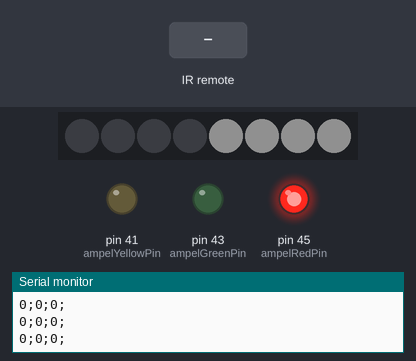
The sketch below on a simulated Arduino Mega 2560, built with avr-gcc and run on an emulated ATmega2560. Parts: 8 RGB LEDs in strip order, left to right, output pins drawn as LEDs (lit = HIGH), the last lines printed to the serial monitor. Inputs (shaded band) come from the test bench. Dim RGB values are drawn brighter than linear.

Above: at 0.13 s.
1.3 s: infrared code 0x45 received
At 2.4 s:
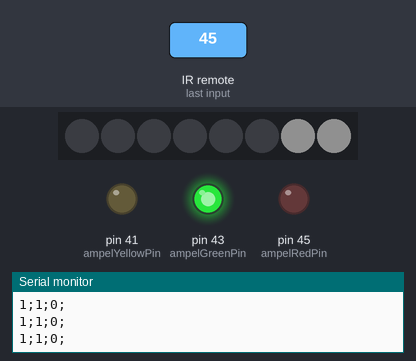
3.0 s: infrared code 0x09 received
At 3.7 s:
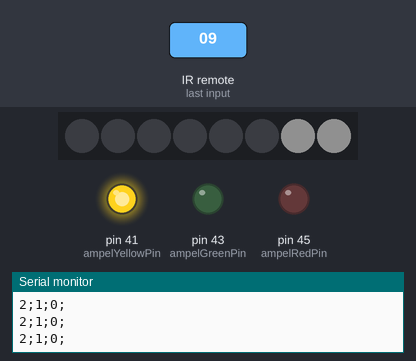
4.5 s: infrared code 0x15 received
At 5.2 s:
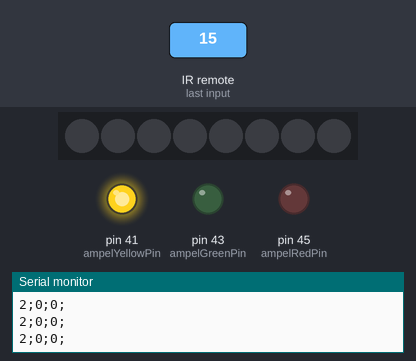
6.1 s: infrared code 0x47 received
At 7.4 s:
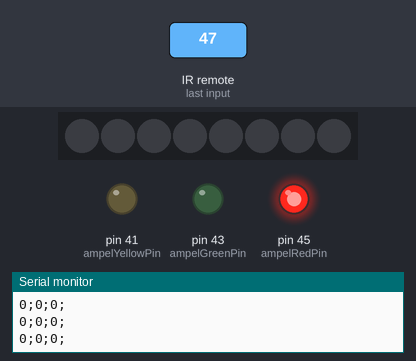
Timing chart, 0 to 9.1 s (numbered marks = the images above; inputs shaded):
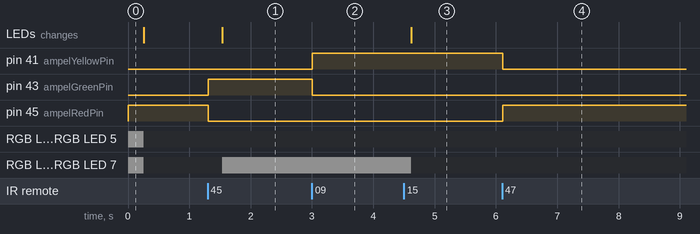

The sketch:

Arduino1.ino
```cpp
/*
 * Steuerung des Bedien-Arduinos.
 * Liest die Fernbedienung aus und zeigt den Status
 * über LEDs und den LED-Ring an.
 */

//*****************Ampelanzeige**********************//
#include "AmpelDisplay.h"                // Anzeige über drei LEDs
const int ampelRedPin = 45;               // Pin für Rot
const int ampelYellowPin = 41;            // Pin für Gelb
const int ampelGreenPin = 43;             // Pin für Grün

AmpelDisplay ampelDisplay(ampelRedPin, ampelYellowPin, ampelGreenPin); // Objekt anlegen

//*****************Fernbedinung**********************//
#include "Remote.h"                      // Infrarot-Fernbedienung
const int remotePIN = 13;                 // Pin für den IR-Empfänger

Remote remote(remotePIN);                 // Fernbedienungsobjekt

//*******************Ledstrip************************//
#include "Ledstrip.h"                    // RGB-LED-Strip
const int stripPin = 12;                  // Anschluss-Pin
const int stripLedNumber = 8;             // Anzahl LEDs
const int numberOfLevels = 4;             // Helligkeitsstufen

Ledstrip ledStrip(stripPin, stripLedNumber, numberOfLevels); // Strip-Objekt


//******************Andere*******************//
#include "Messager.h"                    // Serielle Kommunikation
Modus currentModus;                       // aktueller Betriebsmodus
Modus lastModus;                          // zuletzt gemeldeter Modus

void setup() {
  Serial.begin(9600);                     // USB‑Serielle Schnittstelle
  Serial2.begin(9600);                    // Verbindung zum zweiten Arduino

  ampelDisplay.begin();                   // Pins der Ampel konfigurieren
  remote.start();                         // IR-Empfänger starten

  ampelDisplay.Off();                     // Startzustand: aus

  ledStrip.begin();                       // LED-Strip initialisieren
  ledStrip.Level(2, 0);                   // Anfangshelligkeit setzen

}

uint8_t stufe = 0;                        // aktuelle Lüfterstufe
int lastStufe;                             // zuletzt gesendete Stufe
uint8_t pos = 0;                           // Position des oberen Motors

void loop() {
  Button b = remote.awaitInput(250);       // Eingabe von der Fernbedienung

  //if(b == A) Serial.println("A");
  //if(b == B) Serial.println("B");
  //if(b == C) Serial.println("C");
  //if(b == NONE) Serial.println("NONE");
  //if(b == UP) Serial.println("UP");
  //if(b == DOWN) Serial.println("DOWN");
  //if(b == LEFT) Serial.println("LEFT");
  //if(b == RIGHT) Serial.println("RIGHT");

  if(b == A) {                             // Taste A -> Automatik
    ampelDisplay.Automatic();              // grüne LED
    stufe = 1;                             // Mindeststufe
    currentModus = ON;                     // Modus setzen
  } else if(b == B) {
    ampelDisplay.Off();                    // rote LED
    stufe = 0;                             // alles aus
    currentModus = OFF;                    // Modus aus
  } else if(b == C) {
    ampelDisplay.Manual();                 // gelbe LED
    currentModus = MANUAL;                 // manueller Modus
  } else if(b == UP) {
    ++stufe;                               // Stufe erhöhen
    if(stufe >= 4) stufe = 4;              // Maximalwert begrenzen
  } else if(b == DOWN) {
    --stufe;                               // Stufe verringern
    if(stufe > 4) stufe = 0;               // Untergrenze prüfen
  } else if(b == RIGHT) {
    ++pos;                                 // Position nach rechts
    if(pos >= 36) pos = 36;                // Begrenzung
    Messager.send(currentModus, stufe, pos); // neue Position senden
  } else if(b == LEFT) {
    --pos;                                 // Position nach links
    if(pos  > 36) pos = 0;                 // Begrenzung
    Messager.send(currentModus, stufe, pos); // Position senden
  }

  // nur senden wenn sich etwas geändert hat
  if(stufe != lastStufe || currentModus != lastModus) {
    lastStufe  = stufe;                    // neue Werte merken
    lastModus  = currentModus;

    Messager.send(currentModus, stufe, pos); // Paket übertragen
  }
  ledStrip.Level(stufe, 250);             // Anzeige aktualisieren
  Serial.print(currentModus);              // Debug-Ausgabe
  Serial.print(";");
  Serial.print(stufe);
  Serial.print(";");
  Serial.print(pos);
  Serial.println(";");
}
```

AmpelDisplay.h
```cpp
// Klasse zur Steuerung der dreifarbigen Ampel-LED.
class AmpelDisplay {                      // Klasse für die dreifarbige LED-Anzeige
  private:
    // Pins der einzelnen Farben merken
    short int r;                          // Pin für Rot
    short int g;                          // Pin für Grün
    short int y;                          // Pin für Gelb

  public:
    // Pins über den Konstruktor übernehmen
    AmpelDisplay(const int r, const int y, const int g) {
      this->r = r;                        // Rot-Pin speichern
      this->g = g;                        // Grün-Pin speichern
      this->y = y;                        // Gelb-Pin speichern
    }

  public:
    // Pins als Ausgänge einrichten
    void begin() {
      pinMode(r, OUTPUT);                 // Rot-Pin als Ausgang
      pinMode(g, OUTPUT);                 // Grün-Pin als Ausgang
      pinMode(y, OUTPUT);                 // Gelb-Pin als Ausgang
    }

    // Grünes Licht: Automatik aktiv
    void Automatic() {
      digitalWrite(r, LOW);               // Rot aus
      digitalWrite(g, HIGH);              // Grün an
      digitalWrite(y, LOW);               // Gelb aus
    }

    // Rotes Licht: Gerät aus
    void Off() {
      digitalWrite(this->r, HIGH);        // Rot an
      digitalWrite(this->g, LOW);         // Grün aus
      digitalWrite(this->y, LOW);         // Gelb aus
    }

    // Gelbes Licht: manueller Modus
    void Manual() {
      digitalWrite(this->r, LOW);         // Rot aus
      digitalWrite(this->g, LOW);         // Grün aus
      digitalWrite(this->y, HIGH);        // Gelb an
    }
};
```

Ledstrip.h
```cpp
// Klasse zur Ansteuerung eines NeoPixel-LED-Streifens.
#pragma once                                 // Mehrfacheinbindung verhindern
#include <Adafruit_NeoPixel.h>               // Bibliothek für den LED‑Strip

class Ledstrip {                            // Klasse zur Steuerung eines NeoPixel‑Strips
  private:
    short int pin;                          // Pin an dem der Strip angeschlossen ist
    short int numberLeds;                   // Anzahl der LEDs auf dem Strip

    Adafruit_NeoPixel strip;                // NeoPixel Objekt für die Ansteuerung

    byte numberOfLevels;                    // Anzahl der Helligkeitsstufen
    byte stripColor[3] = {16, 16, 16};      // Aktuelle Farbe des Streifens

  public:
    // Konstruktor übernimmt Pin, LED‑Anzahl und Levelanzahl
    Ledstrip(const int pin, const int numberLeds, const byte numberOfLevels) : strip(numberLeds, pin, NEO_GRB + NEO_KHZ800) {
      this->pin = pin;                      // Merken des Anschluss-Pins
      this->numberLeds = numberLeds;        // Anzahl der LEDs speichern
      this->numberOfLevels = numberOfLevels;// Anzahl der Helligkeitsstufen merken
    }

    // Strip initialisieren
    void begin() {
      this->strip.begin();                  // Bibliothek starten
      this->strip.show();                   // LEDs ausschalten
    }

    // Level auf dem Strip anzeigen
    void Level(int level, const int updateDelayMs) {
      static long updateDelay = millis();         // Zeitstempel für Updates
      if(!(millis() - updateDelay >= updateDelayMs)) return; // nur alle X ms
      updateDelay = millis();

      this->strip.clear();                        // alle LEDs ausschalten
      int ledPerStage = this->numberLeds / this->numberOfLevels; // LEDs pro Stufe

      for(int i = numberLeds; i >=  numberLeds - level * ledPerStage; i--) { // gewünschte Anzahl einschalten
        this->strip.setPixelColor(i, strip.Color(stripColor[0], stripColor[1], stripColor[2]));
      }

      this->strip.show();                         // Änderungen anzeigen
    }

    // neue Farbe setzen
    void setColor(byte r, byte g, byte b) {
      this->stripColor[0] = r;             // Rotanteil speichern
      this->stripColor[1] = g;             // Grünanteil speichern
      this->stripColor[2] = b;             // Blauanteil speichern
    }
};
```

Messager.h
```cpp
// Hilfsklasse für die serielle Kommunikation zwischen den Arduinos.
#include "HardwareSerial.h"                           //Serielle Schnittstelle nutzen
#include <stdint.h>

//Aufzählung der verfügbaren Betriebsmodi
enum Modus {OFF = 0, ON = 1, MANUAL = 2};

//Klasse kümmert sich um die serielle Kommunikation zwischen den Arduinos
class MessagerClass {
  private:
    //Referenz auf die verwendete serielle Schnittstelle
    HardwareSerial &serialPort;

  public:
    //Konstruktor übernimmt die gewählte Schnittstelle und initialisiert sie
    MessagerClass(HardwareSerial &port, unsigned long baud): serialPort(port) {
      serialPort.begin(baud);               //Baudrate setzen
    }

    //Datenpaket senden (Modus, Geschwindigkeit, Position)
    void send(Modus m, uint8_t speed, uint8_t pos) {
      this->serialPort.write((uint8_t)m);   //Modus übertragen
      this->serialPort.write(speed);        //Geschwindigkeit übertragen
      this->serialPort.write(pos);          //Position übertragen
    }

    //Prüfen ob ein komplettes Paket empfangen wurde
    bool available() {
      return serialPort.available() >=3;    //drei Bytes müssen bereitstehen
    }

    //Empfängt ein Paket und legt die Werte in den übergebenen Variablen ab
    void read(Modus &outMode, uint8_t &outSpeed, uint8_t &outpos) {
      if(available()) {
        outMode  = static_cast<Modus>(serialPort.read()); //Modus auslesen
        outSpeed = serialPort.read();                    //Geschwindigkeit auslesen
        outpos   = serialPort.read();                    //Position auslesen
      }
    }
};

//Globales Objekt für die Kommunikation auf Serial2
MessagerClass Messager(Serial2, 9600);
```

Remote.h
```cpp
// Klasse zum Auswerten der Infrarot-Fernbedienung.
#include <IRremote.h>

enum Button { NONE, A, B, C, UP, DOWN, RIGHT, LEFT }; //Datentyp für die Tasten der Fernbedinung erstellen

class Remote {  //Neue Klasse für die Fernbedinung erstellen
  private:
    short int pin;  //Pin an der die Fernbedinung an geschlossen ist
    IRrecv remote;  //Neues Objekt der Klasse IRrecv erstellen

  public:
    Remote(const int pin) : remote(pin) { //Atribbute über Konstruktor übergeben
      this->pin = pin;
    }

  public:
    /*Sensor starten*/
    void start() {
      remote.enableIRIn();
    }

    /*
      Funktion fragt den Sensor ab und gibt den gedrückten Knopf zurück.
      Außerdem darf die Taste nur nach einer Zeit(pressDelayMs) gedrückt werden
    */
    Button awaitInput(int pressDelayMs) {
      static long pressDelay = millis();

      if (!remote.decode()) return NONE;  //wenn der Empfänger nichts empfängt -> verlasse Funktion

      if (remote.decodedIRData.flags & IRDATA_FLAGS_IS_REPEAT) {
          remote.resume();
          return NONE; //wenn der Empfänger die gleiche Taste nochmal empfangen hat -> verlasse Funktion
      }

      if (millis() - pressDelay < pressDelayMs) return NONE;  //wenn der Timer nicht abgelaufen ist -> verlasse Funktion
      pressDelay = millis();  //sete Timer zurück

      unsigned long command = remote.decodedIRData.command; //Tastencode vom Empfänger einlesen
      remote.resume();  //Empfänger wieder starten

      switch (command) {  //Für die gedrückte Taste den passenden Wert zurückgeben
        case 0x45: return A;      //Taste "A"
        case 0x47: return B;      //Taste "B"
        case 0x09: return C;      //Taste "C"
        case 0x46: return UP;     //Taste "UP"
        case 0x15: return DOWN;   //Taste "DOWN"
        case 0x43: return RIGHT;  //Taste "RIGHT"
        case 0x44: return LEFT;   //Taste "LEFT"
        default:    return NONE;  //keine oder unbekannte Taste gedrückt
      }
    }
};
```

Measured:
- after the input at 1.3 s, pin 43 (ampelGreenPin): LOW → HIGH at once; pin 45 (ampelRedPin): HIGH → LOW at once; RGB LED 6, RGB LED 7: off → RGB(16, 16, 16) after 0.24 s; the LEDs: change after 0.24 s (image 1)
- after the input at 3.0 s, pin 41 (ampelYellowPin): LOW → HIGH at once; pin 43 (ampelGreenPin): HIGH → LOW at once
- after the input at 4.5 s, RGB LED 6, RGB LED 7: RGB(16, 16, 16) → off after 0.12 s; the LEDs: change after 0.12 s (image 3)
- after the input at 6.1 s, pin 41 (ampelYellowPin): HIGH → LOW at once; pin 45 (ampelRedPin): LOW → HIGH at once
